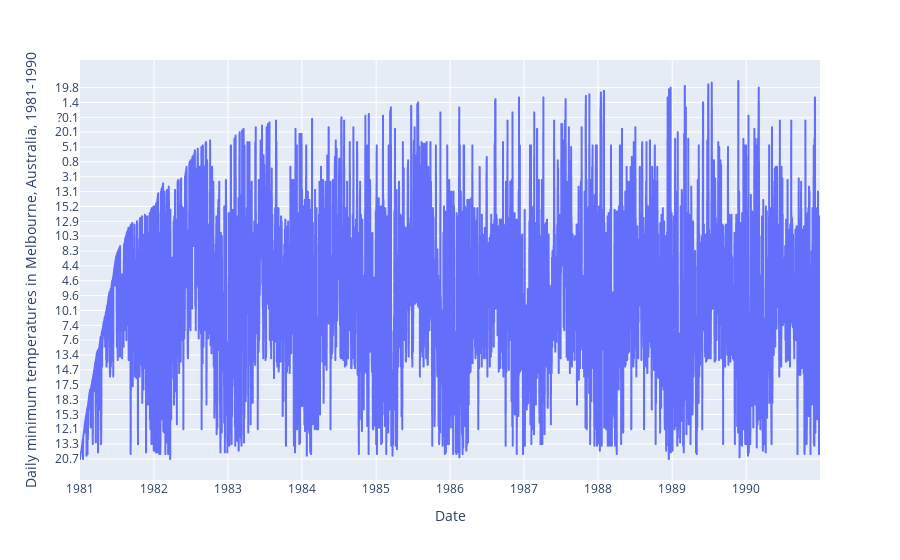

Source (notebook cell):
### Code cell
import plotly_express as px
fig = px.line(df,y = "Daily minimum temperatures in Melbourne, Australia, 1981-1990", x = "Date")
fig.show()

### Figure 1 — Plotly figure (JSON) as saved in the notebook; plotly's stock layout.template omitted (floating-point values rounded to 4 significant figures; data arrays with more than 128 entries replaced by an {"elided": "..."} marker saying what was removed)
{"data": [{"hovertemplate": "Date=%{x}<br>Daily minimum temperatures in Melbourne, Australia, 1981-1990=%{y}<extra></extra>", "legendgroup": "", "line": {"color": "#636efa", "dash": "solid"}, "marker": {"symbol": "circle"}, "mode": "lines", "name": "", "showlegend": false, "type": "scattergl", "x": {"elided": "3650 str values"}, "xaxis": "x", "y": {"elided": "3650 str values"}, "yaxis": "y"}], "layout": {"legend": {"tracegroupgap": 0}, "margin": {"t": 60}, "xaxis": {"anchor": "y", "domain": [0, 1], "title": {"text": "Date"}}, "yaxis": {"anchor": "x", "domain": [0, 1], "title": {"text": "Daily minimum temperatures in Melbourne, Australia, 1981-1990"}}}}
